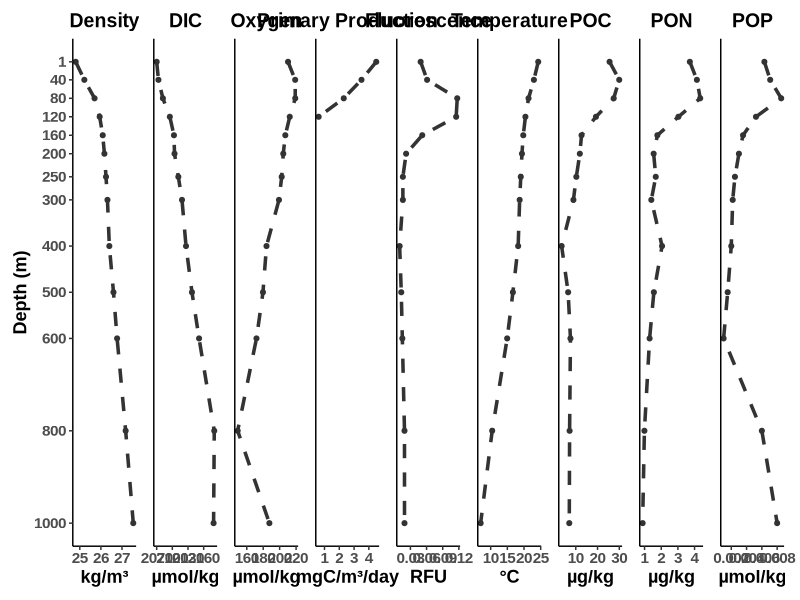
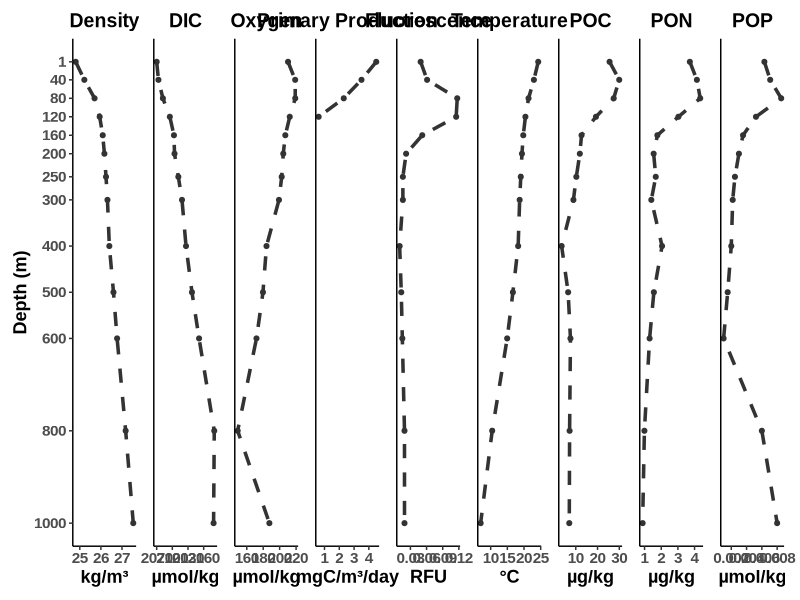

Write R code to recreate these figures, in order.
library(ggplot2)
library(dplyr)
library(patchwork)

depth_vals <- c(1, 40, 80, 120, 160, 200, 250, 300, 400, 500, 600, 800, 1000)

# ── Total averages ────────────────────────────────────────────────────────────
total <- data.frame(
  depth   = depth_vals,
  density = c(24.805,25.215,25.699,25.942,26.088,26.166,26.242,26.311,26.400,26.596,26.768,27.173,27.534),
  co2     = c(2070.0,2073.4,2081.9,2095.2,2103.1,2104.2,2111.5,2118.5,2126.2,2137.6,2151.2,2180.3,2179.0),
  oxygen  = c(210.2,218.9,219.0,212.3,206.9,204.4,202.5,199.2,184.0,179.7,171.8,148.9,187.5),
  pp      = c(4.501,3.504,2.303,0.605,NA,NA,NA,NA,NA,NA,NA,NA,NA),
  fluor   = c(0.049,0.061,0.117,0.115,0.052,0.022,0.016,0.016,0.010,0.013,0.015,0.019,0.019),
  temp    = c(24.262,22.964,21.354,20.418,19.773,19.380,19.026,18.692,18.240,16.667,14.947,10.454,6.991),
  poc     = c(25.524,29.961,27.431,19.265,12.645,11.862,10.254,8.915,3.500,6.482,7.552,7.164,7.010),
  pon     = c(3.717,4.140,4.340,3.031,1.769,1.546,1.672,1.406,2.050,1.559,1.303,0.991,0.884),
  pop     = c(0.00633,0.00709,0.00853,0.00523,0.00354,0.00300,0.00248,0.00219,0.00200,0.00153,0.00100,0.00600,0.00800)
)

# ── Labels ────────────────────────────────────────────────────────────────────
var_titles <- c(
  density = "Density",
  co2     = "DIC",
  oxygen  = "Oxygen",
  pp      = "Primary Production",
  fluor   = "Fluorescence",
  temp    = "Temperature",
  poc     = "POC",
  pon     = "PON",
  pop     = "POP"
)

var_units <- c(
  density = "kg/m\u00b3",
  co2     = "\u00b5mol/kg",
  oxygen  = "\u00b5mol/kg",
  pp      = "mgC/m\u00b3/day",
  fluor   = "RFU",
  temp    = "\u00b0C",
  poc     = "\u00b5g/kg",
  pon     = "\u00b5g/kg",
  pop     = "\u00b5mol/kg"
)

vars <- names(var_titles)

# ── Theme ─────────────────────────────────────────────────────────────────────
base_theme <- theme_classic() +
  theme(
    text         = element_text(family = "Arial", face = "bold"),
    axis.title   = element_text(family = "Arial", face = "bold", size = 13),
    axis.text    = element_text(family = "Arial", face = "bold", size = 11),
    plot.title   = element_text(family = "Arial", face = "bold", size = 14, hjust = 0.5),
    plot.margin  = margin(4, 6, 4, 4)
  )

# ── Plot function ─────────────────────────────────────────────────────────────
make_plot <- function(var, show_y = TRUE) {
  d <- total %>%
    select(depth, value = all_of(var)) %>%
    filter(!is.na(value))
  
  p <- ggplot(d, aes(x = value, y = depth)) +
    geom_path(colour = "#333333", linewidth = 1.2, linetype = 2) +
    geom_point(colour = "#333333", size = 1.4) +
    scale_y_reverse(
      breaks = c(1, 40, 80, 120, 160, 200, 250, 300, 400, 500, 600, 800, 1000),
      limits = c(1000, 1)
    ) +
    labs(
      title = var_titles[[var]],
      x     = var_units[[var]],
      y     = if (show_y) "Depth (m)" else NULL
    ) +
    base_theme
  
  if (!show_y) {
    p <- p + theme(axis.text.y = element_blank(), axis.ticks.y = element_blank())
  }
  p
}

# ── Assemble ──────────────────────────────────────────────────────────────────
plots <- lapply(seq_along(vars), function(i) {
  make_plot(vars[i], show_y = (i == 1))
})

wrap_plots(plots, nrow = 1) +
  plot_annotation(
    theme = theme(plot.background = element_rect(fill = "white", colour = NA))
  )

ggsave("environmental_profiles_total.pdf", width = 30, height = 9, dpi = 300, bg = "white", device = pdf)
